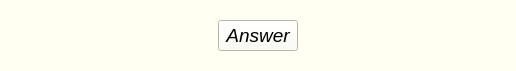
<?xml version="1.0" encoding="UTF-8"?>
<ui version="4.0">
 <class>answerFrame</class>
 <widget class="QFrame" name="answerFrame">
  <property name="geometry">
   <rect>
    <x>0</x>
    <y>0</y>
    <width>516</width>
    <height>71</height>
   </rect>
  </property>
  <property name="windowTitle">
   <string>Frame</string>
  </property>
  <property name="styleSheet">
   <string notr="true">background-color: rgb(255, 255, 242);</string>
  </property>
  <layout class="QHBoxLayout" name="horizontalLayout">
   <item>
    <spacer name="horizontalSpacer">
     <property name="orientation">
      <enum>Qt::Horizontal</enum>
     </property>
     <property name="sizeHint" stdset="0">
      <size>
       <width>40</width>
       <height>20</height>
      </size>
     </property>
    </spacer>
   </item>
   <item>
    <widget class="QPushButton" name="answerButton">
     <property name="maximumSize">
      <size>
       <width>700</width>
       <height>16777215</height>
      </size>
     </property>
     <property name="font">
      <font>
       <family>Helvetica Neue</family>
       <pointsize>14</pointsize>
       <italic>true</italic>
      </font>
     </property>
     <property name="text">
      <string>Answer</string>
     </property>
    </widget>
   </item>
   <item>
    <spacer name="horizontalSpacer_2">
     <property name="orientation">
      <enum>Qt::Horizontal</enum>
     </property>
     <property name="sizeHint" stdset="0">
      <size>
       <width>40</width>
       <height>20</height>
      </size>
     </property>
    </spacer>
   </item>
  </layout>
 </widget>
 <resources/>
 <connections/>
</ui>
